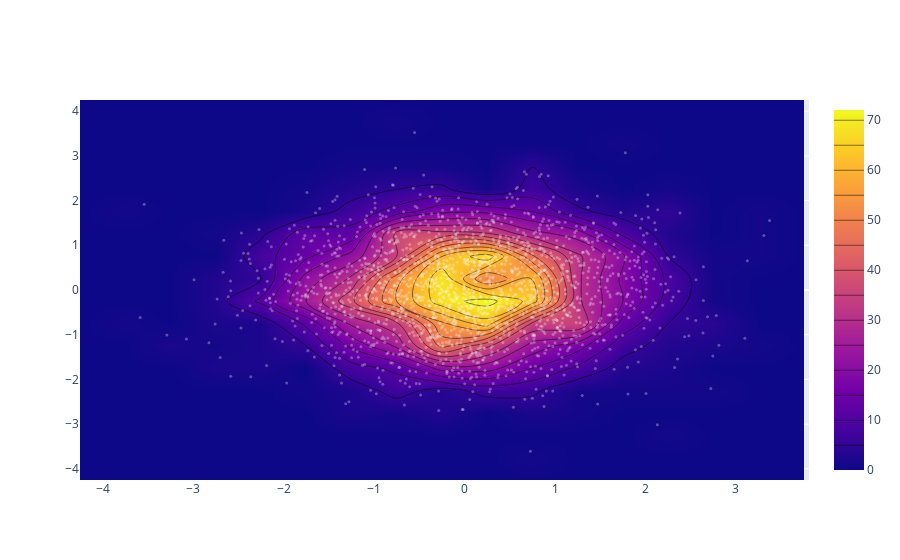

The code cell stored with this chart in its notebook:
### Code cell
import plotly.graph_objs as go
import plotly.offline as py
x = np.random.randn(2000)
y = np.random.randn(2000)
py.iplot([go.Histogram2dContour(x=x, y=y,
contours=dict (coloring='heatmap')),
go.Scatter(x=x, y=y, mode='markers',
marker=dict(color='white', size=3,
opacity=0.3))], show_link=False)

### Figure 1 — Plotly figure (JSON) as saved in the notebook; plotly's stock layout.template omitted (floating-point values rounded to 4 significant figures; data arrays with more than 128 entries replaced by an {"elided": "..."} marker saying what was removed)
{"data": [{"contours": {"coloring": "heatmap"}, "type": "histogram2dcontour", "x": {"elided": "2000 float values"}, "y": {"elided": "2000 float values"}}, {"marker": {"color": "white", "opacity": 0.3, "size": 3}, "mode": "markers", "type": "scatter", "x": {"elided": "2000 float values"}, "y": {"elided": "2000 float values"}}], "layout": {}}
